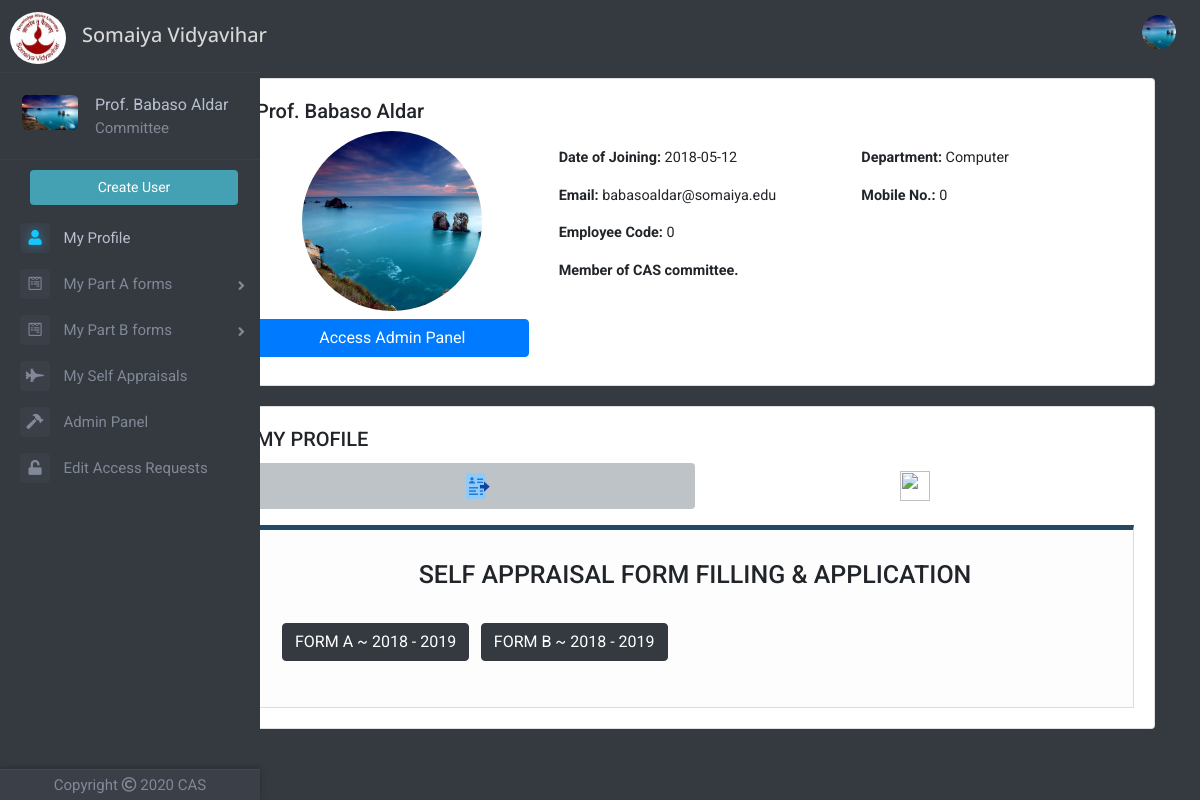
/userprofile.php (signed in), run on an earlier commit of the app's database.
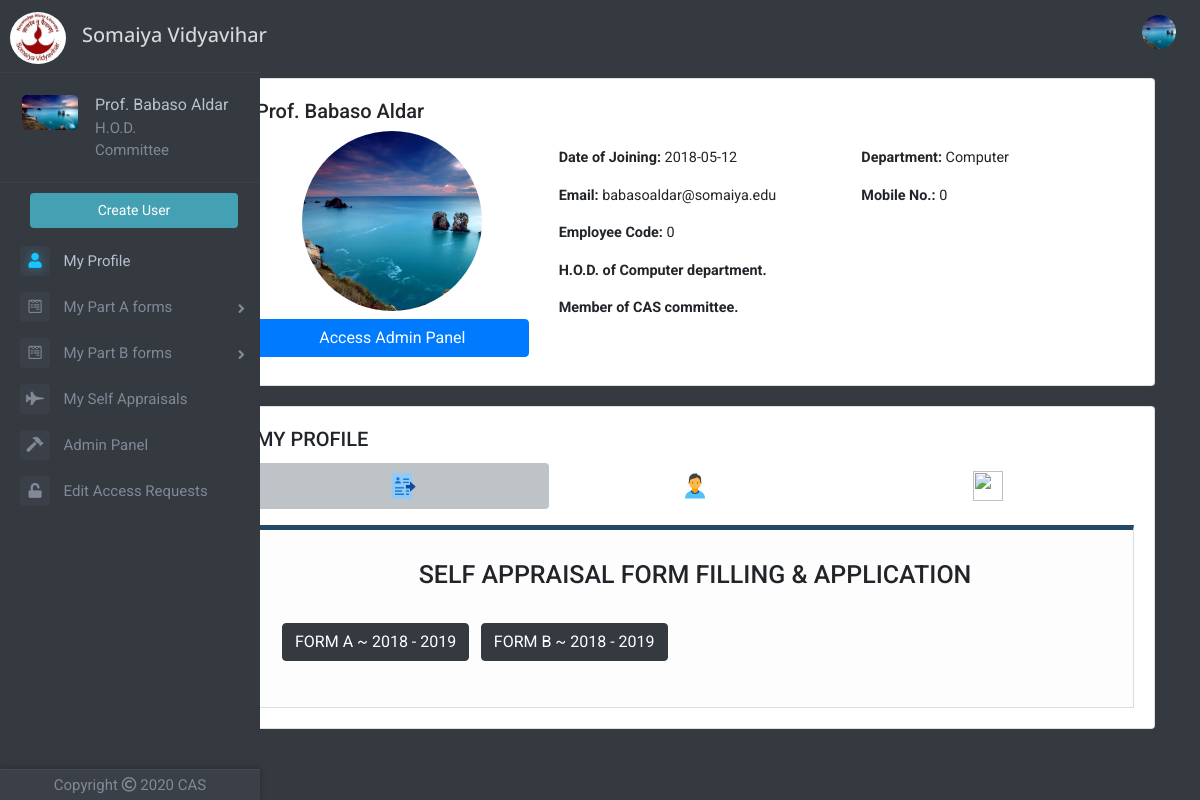
And on a later commit of the database.
### tables this page shows
CREATE TABLE `faculty_table` (
  `id` int(11) NOT NULL,
  `faculty_name` varchar(100) NOT NULL,
  `email` varchar(50) NOT NULL,
  `password` varchar(256) NOT NULL,
  `ecode` varchar(200) NOT NULL,
  `date_of_joining` date NOT NULL,
  `department` varchar(50) NOT NULL,
  `mobileno` bigint(11) NOT NULL,
  `profilePicLocation` varchar(100) NOT NULL DEFAULT 'defaults/default_userprofile_pic.png',
  `faculty` int(11) NOT NULL,
  `hod` int(11) NOT NULL,
  `committee` int(11) NOT NULL,
  `principal` int(11) NOT NULL,
  `admin` int(11) NOT NULL
);

### userprofile.php (the view, shortened to what the changed rows need)
<?php
if(!isset($_SESSION['id']))
{
	header("LOCATION: index.php");
}
else
{
include 'dbh.php';
$userId=mysqli_real_escape_string($conn,$_SESSION['id']);
$sql="SELECT email, faculty_name, date_of_joining, department, ecode, mobileno, profilePicLocation, hod, committee, principal, admin FROM faculty_table WHERE id='$userId'";
$result=mysqli_query($conn,$sql);
$row=mysqli_fetch_assoc($result);
$email=$row['email'];
$date_of_joining=$row['date_of_joining'];
$department=$row['department'];
$ecode=$row['ecode'];
$mobileno=$row['mobileno'];
$profilePicLocation=$row['profilePicLocation'];
$principal=$row['principal'];
include 'top.php';
include 'left-nav.php';
	?>
	<div class="container" style="margin-top: 8px">
    <div class="row justify-content-center">
    <div class="col offset-md-2">
				<div class="card userprofile-card">
			      	<div class="card-body">
			      		<div class="row">
			      			<div class="col-md-11 col-sm-10 col-xs-9">
			      				<h5><?php echo $faculty_name; ?></h5>
			      			</div>
			      		</div>
			        	<div class="row">
			        		<div class="col-md-4">
			        			<img class="img-responsive" src="<?php echo $profilePicLocation; ?>" width="180px" height="180px" style="overflow: hidden;border-radius: 50%;display:block;margin:0 auto;object-fit: cover;">
			        			<?php
			        			if($admin==1)
			        			{
			        				?>
			        				<a class="btn btn-primary my-2" href="adminpanel.php" style="display:block;margin:0 auto">Access Admin Panel</a>
			        				<?php
			        			}
			        			?>
			        		</div>
			        		<div class="col-md-4">
			        			<p class="card-text" style="margin-top:1rem"><b>Date of Joining:</b> <?php echo $date_of_joining; ?></p>
			        			<p class="card-text"><b>Email:</b> <?php echo $email; ?></p>
			        			<p class="card-text"><b>Employee Code:</b> <?php echo $ecode; ?></p>
			        			<?php
			        			if($hod==1)
			        			{
			        				?>
			        				<p class="card-text"><b>H.O.D. of <?php echo $department; ?> department.</b></p>
			        				<?php
			        			}
			        			if($committee==1)
			        			{
			        				?>
			        				<p class="card-text"><b>Member of CAS committee.</b></p>
			        				<?php
			        			}
			        			?>
			        		</div>
			        		<div class="col-md-4">
			        			<p class="card-text" style="margin-top:1rem"><b>Department:</b> <?php echo $department; ?></p>
			        			<p class="card-text"><b>Mobile No.:</b> <?php echo $mobileno; ?></p>
			        		</div>
			        	</div>
			      	</div>
			    </div>
			    <div class="card userprofile-card">
			      	<div class="card-body">
			        	<h5 class="card-title">MY PROFILE</h5>
			        	<ul class="nav nav-pills mb-3 justify-content-center nav-fill" id="pills-tab" role="tablist">
						  	<li class="nav-item">
						    	<a class="nav-link active" id="pills-apply-tab" data-toggle="pill" href="#pills-apply" role="tab" aria-controls="pills-apply" aria-selected="true"><img src="apply.png" style="width:30px;height:30px"></a>
						  	</li>
						  	<?php
							if($hod==1)
							{
							?>
						  	<li class="nav-item">
						    	<a class="nav-link" id="pills-profile-tab" data-toggle="pill" href="#pills-profile" role="tab" aria-controls="pills-profile" aria-selected="false"><img src="profile.png" style="width:30px;height:30px"></a>
						  	</li>
						  	<?php
						  	}
						  	?>
						  	<?php
							if($committee==1 || $principal==1)
							{
							?>
						  	<li class="nav-item">
						    	<a class="nav-link" id="pills-all-faculty-tab" data-toggle="pill" href="#pills-all-faculty" role="tab" aria-controls="pills-all-faculty" aria-selected="false"><img src="all-profile.png" style="width:30px;height:30px"></a>
						  	</li>
							<?php
							}
							?>
						</ul>
						<div class="tab-content" id="pills-tabContent">
					  		<div class="tab-pane fade show active" id="pills-apply" role="tabpanel" aria-labelledby="pills-apply-tab">
					  			<h3 class="text-center">SELF APPRAISAL FORM FILLING & APPLICATION</h3><br>
					  			<p>
								  	<a href="partA.php?id=<?php echo $userId; ?>&year=2019"><button class="btn btn-dark" type="button">
								    FORM A ~ 2018 - 2019
								  	</button></a>
								  	<a href="partB.php?id=<?php echo $userId; ?>&year=2019"><button class="btn btn-dark ml-2" type="button">
									FORM B ~ 2018 - 2019
									</button></a>
								</p>
					  		</div>
						</div>
			      	</div>
			    </div>
			</div>
		</div>
	<br>
</div>
</div>
</body>
</html>
<?php
}
?>

### top.php (shortened to what the changed rows need)
<!DOCTYPE html>
<html>
<head>
	<link rel="stylesheet" href="https://maxcdn.bootstrapcdn.com/bootstrap/4.1.3/css/bootstrap.min.css">
	<link href="https://stackpath.bootstrapcdn.com/font-awesome/4.7.0/css/font-awesome.min.css" rel="stylesheet">
	<link href="//netdna.bootstrapcdn.com/font-awesome/4.1.0/css/font-awesome.min.css" rel="stylesheet">
	<link rel="stylesheet" type="text/css" href="Frontend/global.css">
	<link rel="stylesheet" href="https://cdnjs.cloudflare.com/ajax/libs/animate.css/3.7.0/animate.min.css">
	<link rel="stylesheet" href="https://use.fontawesome.com/releases/v5.6.3/css/all.css">
</head>
<body>
		<nav class="navbar navbar-expand-lg sticky-top navbar-dark bg-dark" style="height: 50px">
	  	<a class="navbar-brand" href="index.php"><img src="img\logo1.jpg" style="width: 56px;height: 52px;margin-left: -6px;border-radius: 50%;margin-top: 26px"></a>
	  	<h3 class="text-left index-h1" style="font-size: 20px;margin-top: 27px">Somaiya Vidyavihar</h3>
	  	<div class="collapse navbar-collapse" id="navbarSupportedContent">
		    <ul class="navbar-nav ml-auto">
		      	<?php
		      	if(!isset($_SESSION['id']))
		      	{
			      	?>
			      	<li class="nav-item">
			        	<a class="nav-link" href="index.php">Sign Up | Sign In</a>
			      	</li>
			      	<?php
			    }
			    else
			    {
			    	?>
			      	<li class="nav-item dropdown">
				        <img class="nav-link dropdown-toggle" src="<?php echo $profilePicLocation; ?>" width="50px" height="50px" style="overflow: hidden;border-radius: 50%;display:block;margin:0 auto;object-fit: cover;cursor: pointer;margin-top: 13px" id="navbarDropdown" role="button" data-toggle="dropdown" aria-haspopup="true" aria-expanded="false">
			      	</li>
			      	<?php
		      	}
		      	?>
		    </ul>
	  	</div>
	</nav>

### left-nav.php (shortened to what the changed rows need)
<?php
$uid=mysqli_real_escape_string($conn,$_SESSION['id']);
$sqlp="SELECT profilePicLocation, faculty_name, admin, hod, committee FROM faculty_table WHERE id='$uid'";
$resultp=mysqli_query($conn,$sqlp);
$rowp=mysqli_fetch_assoc($resultp);
$profilePicLocation=$rowp['profilePicLocation'];
$faculty_name=$rowp['faculty_name'];
$hod=$rowp['hod'];
$committee=$rowp['committee'];
$admin=$rowp['admin'];
?>
<div class="page-wrapper chiller-theme toggled">
	<nav id="sidebar" class="sidebar-wrapper sm-hidden">
		<div class="sidebar-content">
			<div class="sidebar-brand">
				<div id="close-sidebar">
				</div>
			</div><br>
			<div class="sidebar-header">
				<div class="user-pic">
					<img class="img-responsive img-rounded" src="<?php echo $profilePicLocation; ?>"
						alt="User picture">
				</div>
				<div class="user-info">
					<span class="user-name" style="font-size: 16px">
						<?php echo $faculty_name; ?>
					</span>
					<?php
					if($hod==1)
					{
						?>
						<span class="user-role" style="font-size: 15px">H.O.D.</span>
				 		<?php
				 	}
				 	if($committee==1)
					{
						?>
						<span class="user-role" style="font-size: 15px">Committee</span>
				 		<?php
				 	}
				 	?>
				</div>
			</div>
			<?php
			$currentyear=date("Y");
			if(date("m")>=7)
		    {
		    	$currentyear+=1;
		    }
			?>
			<div class="sidebar-menu">
				<ul>
					<?php
					if($admin==1)
					{
						?>
							<a href="createuser.php"><input type="submit" name="submit" value="Create User" class="btn create-user-admin" /></a>
						<?php
					}
					?>
					<li class="sidebar-dropdown active">
						<a href="userprofile.php">
							<i class="fas fa-user" style="font-size: 15px"></i>
							<span style="font-size: 15px">My Profile</span>
						</a>
					</li>
					<li class="sidebar-dropdown dropdown-arrow">
						<a>
							<i class="fab fa-wpforms" style="font-size: 15px"></i>
							<span style="font-size: 15px;cursor:pointer">My Part A forms</span>
						</a>
					</li>
					<li class="sidebar-dropdown dropdown-arrow">
						<a>
							<i class="fab fa-wpforms" style="font-size: 15px"></i>
							<span style="font-size: 15px;cursor:pointer">My Part B forms</span>
						</a>
					</li>
					<li class="sidebar-dropdown">
						<a href="self-appraisals.php?id=<?php echo $_SESSION['id']; ?>">
							<i class="fas fa-fighter-jet" style="font-size: 15px"></i>
							<span style="font-size: 15px">My Self Appraisals</span>
						</a>
					</li>
					<?php
					if($admin==1)
					{
						?>
						<li class="sidebar-dropdown">
							<a href="adminpanel.php">
								<i class="fas fa-hammer" style="font-size: 15px"></i>
								<span style="font-size: 15px">Admin Panel</span>
							</a>
						</li>
						<?php
					}
					if($admin==1 || $hod==1 || $committee==1)
					{
						?>
						<li class="sidebar-dropdown">
							<a href="request-edit-access-panel.php">
								<i class="fas fa-unlock" style="font-size: 15px"></i>
								<span style="font-size: 15px">Edit Access Requests</span>
							</a>
						</li>
						<?php
					}
					?>
				</ul>
			</div>
		</div>
		<div class="sidebar-footer">
			<a>
				<p style="font-size: 15px">Copyright  <i class="far fa-copyright"></i>  <?php echo $currentyear; ?>  CAS</p>
			</a>
		</div>
	</nav>

What changed in the data, as far as the page shows it:
changed faculty_table "Prof. Babaso Aldar": hod 0 → 1 (drawn); department (not shown) → "Computer"
Also different on the page:
text now shown: "H.O.D. H.O.D. of department."
